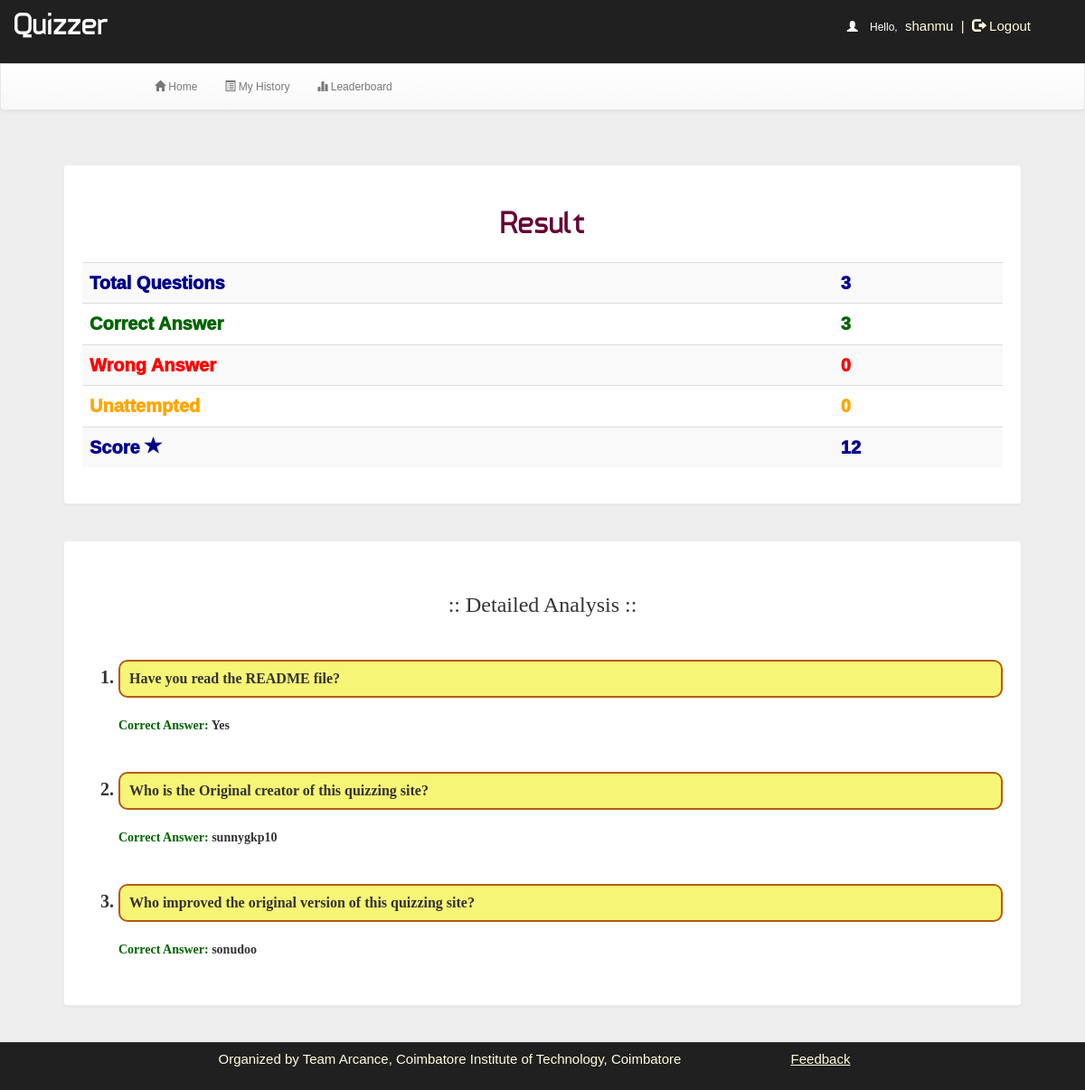
Page /quiz/account.php?q=result&eid=5802790f793b1 (signed in) on the committed database.
### tables this page shows
CREATE TABLE IF NOT EXISTS `quiz` (
  `id` int(100) NOT NULL,
  `eid` text NOT NULL,
  `title` varchar(100) NOT NULL,
  `correct` int(11) NOT NULL,
  `wrong` int(11) NOT NULL,
  `total` int(11) NOT NULL,
  `time` bigint(20) NOT NULL,
  `date` timestamp NOT NULL DEFAULT CURRENT_TIMESTAMP ON UPDATE CURRENT_TIMESTAMP,
  `status` varchar(10) NOT NULL
);

CREATE TABLE IF NOT EXISTS `history` (
  `id` int(100) NOT NULL,
  `username` varchar(50) NOT NULL,
  `eid` text NOT NULL,
  `score` int(11) NOT NULL,
  `level` int(11) NOT NULL,
  `correct` int(11) NOT NULL,
  `wrong` int(11) NOT NULL,
  `date` timestamp NOT NULL DEFAULT CURRENT_TIMESTAMP ON UPDATE CURRENT_TIMESTAMP,
  `timestamp` bigint(50) NOT NULL,
  `status` varchar(40) NOT NULL,
  `score_updated` varchar(10) NOT NULL
);

CREATE TABLE IF NOT EXISTS `questions` (
  `id` int(100) NOT NULL,
  `eid` text NOT NULL,
  `qid` text NOT NULL,
  `qns` text NOT NULL,
  `choice` int(10) NOT NULL,
  `sn` int(11) NOT NULL
);

CREATE TABLE IF NOT EXISTS `options` (
  `id` int(100) NOT NULL,
  `qid` varchar(50) NOT NULL,
  `option` varchar(5000) NOT NULL,
  `optionid` text NOT NULL
);

### quiz/account.php (the view, shortened to what this page needs)
<!DOCTYPE html PUBLIC "-//W3C//DTD XHTML 1.0 Transitional//EN" "http://www.w3.org/TR/xhtml1/DTD/xhtml1-transitional.dtd">
<html xmlns="http://www.w3.org/1999/xhtml">
<head>
<link  rel="stylesheet" href="css/bootstrap.min.css"/>
 <link  rel="stylesheet" href="css/bootstrap-theme.min.css"/>
 <link rel="stylesheet" href="css/main.css">
 <link  rel="stylesheet" href="css/font.css">
</head>
<body>
<div class="header">
<div class="row">
<div class="col-lg-6">
<span class="logo">Quizzer</span></div>
<div class="col-md-4 col-md-offset-2">
 <?php
include_once 'dbConnection.php';
if (!(isset($_SESSION['username']))) {
    header("location:index.php");
} else {
    $username = $_SESSION['username'];
    echo '<span class="pull-right top title1" ><span style="color:white"><span class="glyphicon glyphicon-user" aria-hidden="true"></span>&nbsp;&nbsp;&nbsp;&nbsp;Hello,</span> <span class="log log1" style="color:lightyellow">' . $username . '&nbsp;&nbsp;|&nbsp;&nbsp;<a href="logout.php?q=account.php" style="color:lightyellow"><span class="glyphicon glyphicon-log-out" aria-hidden="true"></span>&nbsp;Logout</button></a></span>';
}
?>
</div>
</div></div>
<div class="bg">
<nav class="navbar navbar-default title1">
  <div class="container-fluid">
    <div class="navbar-header">
      <a class="navbar-brand" href="#"><b>&nbsp;&nbsp;&nbsp;&nbsp;&nbsp;&nbsp;&nbsp;&nbsp;&nbsp;&nbsp;&nbsp;&nbsp;&nbsp;&nbsp;&nbsp;&nbsp;&nbsp;&nbsp;&nbsp;&nbsp;&nbsp;&nbsp;&nbsp;&nbsp;&nbsp;</b></a>
    </div>
    <div class="collapse navbar-collapse" id="bs-example-navbar-collapse-1">
      <ul class="nav navbar-nav">
        <li <?php
if (@$_GET['q'] == 1)
    echo 'class="active"';
?> ><a href="account.php?q=1"><span class="glyphicon glyphicon-home" aria-hidden="true"></span>&nbsp;Home<span class="sr-only">(current)</span></a></li>
        <li <?php
if (@$_GET['q'] == 2)
    echo 'class="active"';
?>><a href="account.php?q=2"><span class="glyphicon glyphicon-list-alt" aria-hidden="true"></span>&nbsp;My History</a></li>
    <li <?php
if (@$_GET['q'] == 3)
    echo 'class="active"';
?>><a href="account.php?q=3"><span class="glyphicon glyphicon-stats" aria-hidden="true"></span>&nbsp;Leaderboard</a></li></ul>
      </div>
  </div>
</nav>
<div class="container">
<div class="row">
<div class="col-md-12">
<?php
if (@$_GET['q'] == 'result' && @$_GET['eid']) {
    $eid = @$_GET['eid'];
    $q = mysqli_query($con, "SELECT * FROM quiz WHERE eid='$eid' ") or die('Error157');
    while ($row = mysqli_fetch_array($q)) {
        $total = $row['total'];
    }
    $q = mysqli_query($con, "SELECT * FROM history WHERE eid='$eid' AND username='$username' ") or die('Error157');
    while ($row = mysqli_fetch_array($q)) {
        $s      = $row['score'];
        $w      = $row['wrong'];
        $r      = $row['correct'];
        $status = $row['status'];
    }
    if ($status == "finished") {
        echo '<div class="panel">
<center><h1 class="title" style="color:#660033">Result</h1><center><br /><table class="table table-striped title1" style="font-size:20px;font-weight:1000;">';
        echo '<tr style="color:darkblue"><td style="vertical-align:middle">Total Questions</td><td style="vertical-align:middle">' . $total . '</td></tr>
      <tr style="color:darkgreen"><td style="vertical-align:middle">Correct Answer&nbsp;<span class="glyphicon glyphicon-ok-arrow" aria-hidden="true"></span></td><td style="vertical-align:middle">' . $r . '</td></tr>
    <tr style="color:red"><td style="vertical-align:middle">Wrong Answer&nbsp;<span class="glyphicon glyphicon-remove-arrow" aria-hidden="true"></span></td><td style="vertical-align:middle">' . $w . '</td></tr>
    <tr style="color:orange"><td style="vertical-align:middle">Unattempted&nbsp;<span class="glyphicon glyphicon-ban-arrow" aria-hidden="true"></span></td><td style="vertical-align:middle">' . ($total - $r - $w) . '</td></tr>
    <tr style="color:darkblue"><td style="vertical-align:middle">Score&nbsp;<span class="glyphicon glyphicon-star" aria-hidden="true"></span></td><td style="vertical-align:middle">' . $s . '</td></tr>';
        echo '<tr></tr></table></div><div class="panel"><br /><h3 align="center" style="font-family:calibri">:: Detailed Analysis ::</h3><br /><ol style="font-size:20px;font-weight:bold;font-family:calibri;margin-top:20px">';
        $q = mysqli_query($con, "SELECT * FROM questions WHERE eid='$_GET[eid]'") or die('Error197');
        while ($row = mysqli_fetch_array($q)) {
            $question = $row['qns'];
            $qid      = $row['qid'];
            $q2 = mysqli_query($con, "SELECT * FROM user_answer WHERE eid='$_GET[eid]' AND qid='$qid' AND username='$_SESSION[username]'") or die('Error197');
            if (mysqli_num_rows($q2) > 0) {
                $row1         = mysqli_fetch_array($q2);
                $ansid        = $row1['ans'];
                $correctansid = $row1['correctans'];
                $q3 = mysqli_query($con, "SELECT * FROM options WHERE optionid='$ansid'") or die('Error197');
                $q4 = mysqli_query($con, "SELECT * FROM options WHERE optionid='$correctansid'") or die('Error197');
                $row2       = mysqli_fetch_array($q3);
                $row3       = mysqli_fetch_array($q4);
                $ans        = $row2['option'];
                $correctans = $row3['option'];
            } else {
                $q3 = mysqli_query($con, "SELECT * FROM answer WHERE qid='$qid'") or die('Error197');
                $row1         = mysqli_fetch_array($q3);
                $correctansid = $row1['ansid'];
                $q4 = mysqli_query($con, "SELECT * FROM options WHERE optionid='$correctansid'") or die('Error197');
                $row2       = mysqli_fetch_array($q4);
                $correctans = $row2['option'];
                $ans        = "Unanswered";
            }
            if ($correctans == $ans && $ans != "Unanswered") {
                echo '<li><div style="font-size:16px;font-weight:bold;font-family:calibri;margin-top:20px;background-color:lightgreen;padding:10px;word-wrap:break-word;border:2px solid darkgreen;border-radius:10px;">' . $question . ' <span class="glyphicon glyphicon-ok" style="color:darkgreen"></span></div><br />';
                echo '<font style="font-size:14px;color:darkgreen"><b>Your Answer: </b></font><font style="font-size:14px;">' . $ans . '</font><br />';
                echo '<font style="font-size:14px;color:darkgreen"><b>Correct Answer: </b></font><font style="font-size:14px;">' . $correctans . '</font><br />';
            }
            else if ($ans == "Unanswered") {
                echo '<li><div style="font-size:16px;font-weight:bold;font-family:calibri;margin-top:20px;background-color:#f7f576;padding:10px;word-wrap:break-word;border:2px solid #b75a0e;border-radius:10px;">' . $question . ' </div><br />';
                echo '<font style="font-size:14px;color:darkgreen"><b>Correct Answer: </b></font><font style="font-size:14px;">' . $correctans . '</font><br />';
            }
            echo "<br /></li>";
        }
        echo '</ol>';
        echo "</div>";
    } else {
        die("Thats a 404 Error bro. You are trying to access a wrong page");
    }
}
?>
</div></div></div></div>
<div class="row footer">
 <div class="col-md-2 box"></div>
<div class="col-md-6 box">
<span href="#" data-target="#login" style="color:lightyellow">Organized by Team Arcance, Coimbatore Institute of Technology, Coimbatore<br><br></span></div>
<div class="col-md-2 box">
<a href="feedback.php" style="color:lightyellow;text-decoration:underline" onmouseover="this.style('color:yellow')" target="new">Feedback</a></div>
<div class="col-md-2 box"></div>
</body>
</html>

### quiz/css/main.css (style rules this page uses)
body { overflow-x:hidden;width:100%;font: 12px "Century Gothic", "Times Roman", sans-serif;background:#eee;min-height:550px;background-attachment:fixed; }
.bg { min-height:540px; }
.panel { border-color:#eee;margin:40px;padding:20px;font: 15px "Century Gothic", "Times Roman", sans-serif; }
.title { font-family:'typo'; }
.header { background:#202020;height:70px; }
.logo { font-family:'typo';font-size:35px;color:#ffffff;margin:15px; }
.title1 { font: 12px "Century Gothic", "Times Roman", sans-serif; }
.footer { font-size:15px;text-align:center;border-top:1px solid;border-color:#323232;background-color:#202020; }
.footer a { margin:25px;color:#0000ff;text-decoration:none;font: 15px "Century Gothic", "Times Roman", sans-serif; }
.box { padding:9px; }
.top { margin-top:20px; }
.log1 { font: 15px 'Ubuntu', sans-serif;color:#0000ff;margin-left:10px; }
.log { margin:10px;margin-right:60px;margin-left:5px;color:#ffffb3;text-decoration:none;font-size:20px;font-size:15px; }

### rows in the picture
quiz: total "3", $total-$r-$w "0"
history: correct "3", wrong "0", score "12"
questions: qns "Have you read the README file?", options.option "Yes"
questions: qns "Who is the Original creator of this quizzing site?", options.option "sunnygkp10"
questions: qns "Who improved the original version of this quizzing site?", options.option "sonudoo"

### other values in the picture
$username "shanmu"
